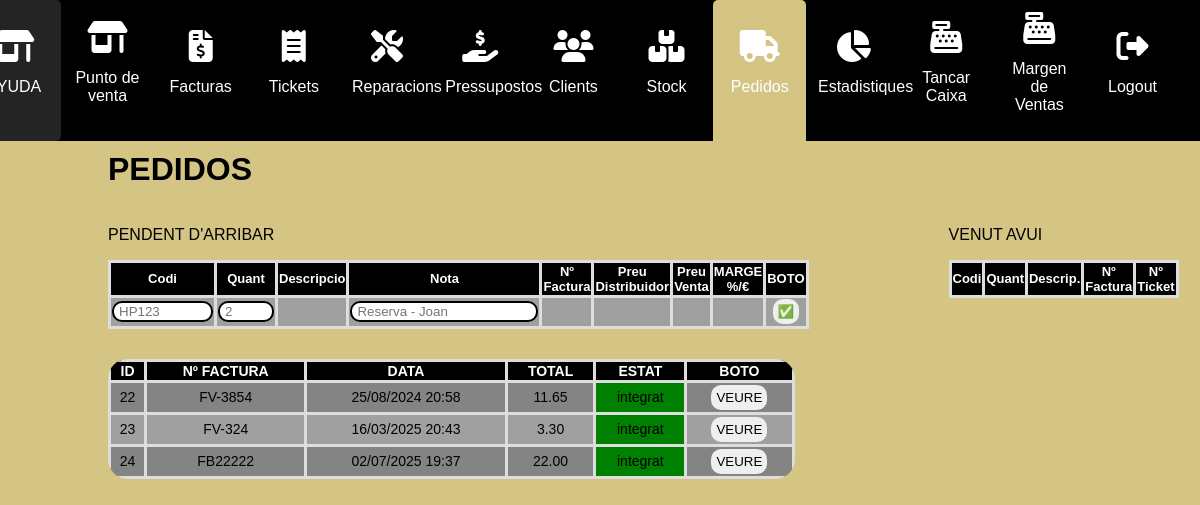
Page /pedidos/ (signed in) on the committed database.
### myapp/models.py (models this page shows)
class FacturaCompra(models.Model):
    referencia_factura=models.CharField(max_length=30)
    data=models.DateTimeField()
    total= models.DecimalField(max_digits=9999999, decimal_places=2, blank=True)
    estat=models.CharField(default="pendent", max_length=50)

### myapp/views.py (the view, shortened to what this page needs)
# urls.py: path("pedidos/", views.pedidos, name="pedidos"),
@login_required
def pedidos(request):
    producte_pedidos_per_facturar=Pedidos.objects.filter(factura_compra="pendent")
    print(producte_pedidos_per_facturar)
    for prod in producte_pedidos_per_facturar:
        producte=Producto.objects.get(id=prod.producto_id_id)
        prod.referencia=producte.codigo
        prod.descripcio=producte.descripcion
        prod.referencia_venda=producte.precio
    factures_compra=FacturaCompra.objects.all()
    dia=timezone.now().date()
    print("cccc",dia)
    tickets=Ticket.objects.filter(date__date=dia)
    print("aaa",tickets)
    productes_info=[]
    tickets_info = []
    print(tickets_info)
    productes_info=[]
    factures_info=[]
    factures=Facturas.objects.filter(date__date=dia)
    print(factures_info)
    print(tickets_info)
    return render(request, "pedidos.html", {"producte_pedidos_per_facturar":producte_pedidos_per_facturar, "factures_compra":factures_compra,"ticket":tickets , "factures":factures,
        "producte_pedidos_per_facturar": producte_pedidos_per_facturar,
        "factures_compra": factures_compra,
        "tickets_info": tickets_info,
        "factures_info": factures_info
    })

### myapp/templates/pedidos.html (shortened to what this page needs)
{% extends "layouts/base.html" %}
{% block content %}
<!DOCTYPE html>
<html lang="en">
<head>
</head>
<body>
<div class="main-content">
    <div class="products-section">
        <h1>PEDIDOS</h1>
        <div id="pedidos-seccio">
    <div id="esquerra">
        <table  style="font-size:13px;" >
            <p>PENDENT D'ARRIBAR</p>
            <thead>
                <tr>
                    <th>Codi</th>
                    <th>Quant</th>
                    <th>Descripcio</th>
                    <th>Nota</th>
                    <th>Nº Factura</th>
                    <th>Preu Distribuidor</th>
                    <th>Preu Venta</th>
                    <th>MARGE %/€</TH>
                    <th>BOTO</th>
                </tr>
            </thead>
            <tbody>
                <tr>
                    <td><input id="referencia-pedido-input" placeholder="HP123"></td>
                    <td><input type="number" id="quantitat-pedido-input" placeholder="2"></td>
                    <td></td>
                    <td><input id="nota-pedido-input" placeholder="Reserva - Joan"></td>
                    <td></td>
                    <td></td>
                    <td></td>
                    <td></td>
                    <td><button onclick="crearPedidoProducte()">✅</button></td>
                </tr>
            </tbody>
        </table>
        <div class="taula-factures-compra">
        <table id="productTable">
            <thead>
                <tr>
                    <th>ID</th>
                    <th>Nº FACTURA</th>
                    <th>DATA</th>
                    <th>TOTAL</th>
                    <th>ESTAT</th>
                    <th>BOTO</th>
                </tr>
            </thead>
            <tbody>
                {% for factura in factures_compra %}
                <tr>
                    <td>{{factura.id}}</td>
                    <td>{{factura.referencia_factura}}</td>
                   <td>{{ factura.data|date:"d/m/Y H:i" }}</td>
                    <td>{{factura.total}}</td>
                    <TD class="{% if factura.estat == 'pendent' %}estat-pendent{% elif factura.estat == 'integrat' %}estat-integrat{% endif %}">{{factura.estat}}</TD>
                    <td><button data-factura-referencia="{{factura.id}}" class="popup-trigger" >VEURE</button></td>
                </tr>
                {% endfor %}
            </tbody>
        </table>
    </div>
    </div>
    <div id="dreta">
       <div>
        <p>VENUT AVUI</p>
        <table class="venuts" style="font-size:13px;" >
            <thead>
                <tr>
                    <th>Codi</th>
                    <th>Quant</th>
                    <th>Descrip.</th>
                    <th>Nº Factura</th>
                    <th>Nº Ticket</th>
                </tr>
            </thead>
        </table>
    </div>
    </div>
    </div>
</div>
</div>
</body>
</html>
{% endblock %}

### myapp/static/styles/main.css (style rules this page uses)
.main-content { margin-top:10vh; }
body { margin: 0; padding: 0; font-family: Arial, sans-serif; background: rgb(212, 197, 133); color: #000000; }
.main-content { padding-left: 9%; overflow: hidden; margin-top:130px; }
.products-section { float: left; width: 48%; margin-right: 2%; }
table { width: 98%; border-collapse: collapse; }
table th, table td { padding: 1px; text-align: center; border: 3px solid #ddd; }
table th { background-color: #000000; color: #ffffff; text-align: center; }
tr:nth-child(even) { background-color: #a0a0a0; }
tr:nth-child(odd) { background-color: #848484; }
#productTable { border-radius: 20px; overflow: hidden; -webkit-border-radius: 20px; -moz-border-radius: 20px; -ms-border-radius: 20px; -o-border-radius: 20px; font-size: 14px; }
input { border-radius: 10px; -webkit-border-radius: 10px; -moz-border-radius: 10px; -ms-border-radius: 10px; -o-border-radius: 10px; text-decoration: none; display: inline-block; border: 2px black solid; padding-left: 5px; }
td button, cart-button button { display: inline-block; border: none; border-radius: 10px; border:none; padding: 5px; -webkit-border-radius: 10px; -moz-border-radius: 10px; -ms-border-radius: 10px; -o-border-radius: 10px; margin: 1%; }

### myapp/templates/pedidos.html (style rules this page uses)
#pedidos-seccio { display:flex; }
#dreta { margin-left:30px; display:flex; align-items: flex-start; }
#dreta div { margin-left:110px; }
#referencia-pedido-input { max-width:90px; }
#quantitat-pedido-input { max-width:45px; }
.taula-factures-compra { margin-top:30px; }
#productTable { border-radius: 20px; overflow: hidden; -webkit-border-radius: 20px; -moz-border-radius: 20px; -ms-border-radius: 20px; -o-border-radius: 20px; font-size: 14px; }
table { width: 98%; border-collapse: collapse; }
.estat-integrat { background-color:green; }
body { font-family: Arial, sans-serif; }

### rows in the picture
FacturaCompra: id "22", referencia_factura "FV-3854", data "25/08/2024 20:58", total "11.65", estat "integrat"
FacturaCompra: id "23", referencia_factura "FV-324", data "16/03/2025 20:43", total "3.30", estat "integrat"
FacturaCompra: id "24", referencia_factura "FB22222", data "02/07/2025 19:37", total "22.00", estat "integrat"
